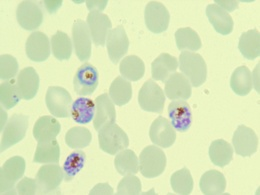
%> input picture image-processing/g4.JPG, 260 x 195 px, shrunk from 2048 x 1536 before the run
$ octave parasite1.m   (GNU Octave 9; MATLAB toolbox functions it lacks are replaced by stand-ins)
%> lines starting %> are read from the running program, lines starting %| are printed output that depends on the picture; in (x1, y1, x2, y2) boxes, pixels count from 0 and x2, y2 are one past the last pixel; in counts of white or black regions, pixels touching at a corner belong together; the program's own positions count from 1
### image-processing/MidpointCircle.m
% Draw a circle in a matrix using the integer midpoint circle algorithm

function i = MidpointCircle(i, radius, xc, yc, value)

xc = int16(xc);
yc = int16(yc);

x = int16(0);
y = int16(radius);
d = int16(1 - radius);

i(xc, yc+y) = value;
i(xc, yc-y) = value;
i(xc+y, yc) = value;
i(xc-y, yc) = value;

while ( x < y - 1 )
    x = x + 1;
    if ( d < 0 )
        d = d + x + x + 1;
    else
        y = y - 1;
        a = x - y + 1;
        d = d + a + a;
    end
    i( x+xc,  y+yc) = value;
    i( y+xc,  x+yc) = value;
    i( y+xc, -x+yc) = value;
    i( x+xc, -y+yc) = value;
    i(-x+xc, -y+yc) = value;
    i(-y+xc, -x+yc) = value;
    i(-y+xc,  x+yc) = value;
    i(-x+xc,  y+yc) = value;
end

### image-processing/parasite1.m
close all; clear all; clc;

% Specify the input image here.
im = imread('g4.jpg');
%> im is the input picture: size 195x260x3 uint8; mean R, G, B 216.7, 230.3, 186.9
% Resize factor should remain 1 for the time being.
resize_factor = 1;
im = imresize(im, 1/resize_factor);

im_hsv = rgb2hsv(im);
%> im_hsv: size 195x260x3 double; mean H, S, V 0.23, 0.193, 0.906

im_H = im_hsv(:,:,1);
im_S = im_hsv(:,:,2);
im_V = im_hsv(:,:,3);
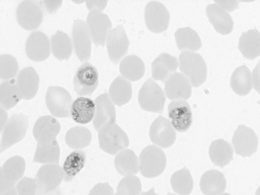
%> im_V: size 195x260 double; min 0.427, max 0.988, mean 0.906

im_H_adj = histeq(im_H);
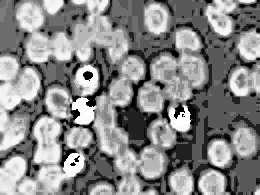
%> im_H_adj: size 195x260 double; min 0, max 1, mean 0.532
im_S_adj = histeq(im_S);
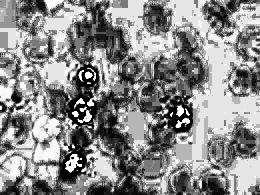
%> im_S_adj: size 195x260 double; min 0, max 1, mean 0.547
im_V_adj = histeq(im_V);
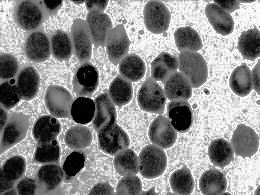
%> im_V_adj: size 195x260 double; min 0, max 1, mean 0.521

im_areamask = imcomplement(im2bw(im,graythresh(rgb2gray(im))));
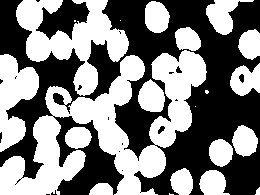
%> im_areamask: size 195x260 logical; 49.7% white; 21 white regions (5 under 20 px), largest, box (x1, y1, x2, y2) and area: (0, 50, 207, 195) 11604, (16, 0, 129, 96) 4684, (0, 54, 39, 152) 2239

% Build the global cell edge mask, using the V component
im_edgemask = (im_V_adj > 0.6 & im_V_adj < 0.71);
%> im_edgemask: size 195x260 logical; 4.3% white in thin lines or dots

% Tiny region removal, to suppress extremely small signals
label1 = bwlabel(im_edgemask);
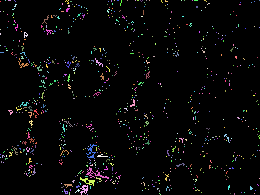
%> label1: size 195x260 double; 814 distinct labels, from 0 to 813; one colour per label, 0 black
props1 = regionprops(label1, 'Area');
%> props1 = 813 regions; largest, Area: 70, 51, 50, 42, 29
idx = find([props1.Area] > 200);
%> idx = []
im_edgemask_clean = ismember(label1, idx);
%> im_edgemask_clean: size 195x260 logical; every value is 0

im_edges = edge(im_edgemask_clean, 'canny');	% Canny edge detection

% Build the circlar masks used for cell detection
% Optimally, this would be done in a separate file and the masks saved and
%  loaded as necessary.

% ************* MASK 1 *************
inner_rad = 15*4/resize_factor;
outer_rad = 20*4/resize_factor;
ec_1 = floor(0.5*(outer_rad+inner_rad)*2*pi);

center = outer_rad+2;
mask1_size = center*2;

circleimg = zeros(mask1_size,mask1_size);
circleimg = MidpointCircle(circleimg, outer_rad, center, center, 1);
% plot of mask 1


cimg2 = zeros(mask1_size,mask1_size);
cimg2 = MidpointCircle(cimg2, inner_rad, center, center, 1);
figure
imshow(cimg2);

cimg3 = imcomplement(or(circleimg, cimg2));
figure
imshow(cimg3);
c_label = bwlabel(cimg3, 4);

cimg4 = zeros(mask1_size,mask1_size);
for i=1:mask1_size
    for j=1:mask1_size
        if (c_label(i,j) == 2)
            cimg4(i,j) = 1;
        end
    end
end

mask1 = cimg4;
figure
imshow(cimg4);

% [31 lines of commented-out code are left out]
inner_rad = 18*4/resize_factor;
outer_rad = 26*4/resize_factor;
ec_3 = floor(0.5*(outer_rad+inner_rad)*2*pi);

center = outer_rad+2;
mask3_size = center*2;

circleimg = zeros(mask3_size,mask3_size);
circleimg = MidpointCircle(circleimg, outer_rad, center, center, 1);

cimg2 = zeros(mask3_size,mask3_size);
cimg2 = MidpointCircle(cimg2, inner_rad, center, center, 1);

cimg3 = imcomplement(or(circleimg, cimg2));

c_label = bwlabel(cimg3, 4);

cimg4 = zeros(mask3_size,mask3_size);
for i=1:mask3_size
    for j=1:mask3_size
        if (c_label(i,j) == 2)
            cimg4(i,j) = 1;
        end
    end
end

mask3 = cimg4;

% [59 lines of commented-out code are left out]
inner_rad = 24*4/resize_factor;
outer_rad = 32*4/resize_factor;
ec_6 = floor(0.5*(outer_rad+inner_rad)*2*pi);

center = outer_rad+2;
mask6_size = center*2;

circleimg = zeros(mask6_size,mask6_size);
circleimg = MidpointCircle(circleimg, outer_rad, center, center, 1);

cimg2 = zeros(mask6_size,mask6_size);
cimg2 = MidpointCircle(cimg2, inner_rad, center, center, 1);

cimg3 = imcomplement(or(circleimg, cimg2));

c_label = bwlabel(cimg3, 4);

cimg4 = zeros(mask6_size,mask6_size);
for i=1:mask6_size
    for j=1:mask6_size
        if (c_label(i,j) == 2)
            cimg4(i,j) = 1;
        end
    end
end

mask6 = cimg4;
figure;
imshow(mask6);

% Get masks of candidate nuclei and purple areas.

% Threshold by H and S components (purple areas appear brighter,
% with the dark blotches being a very characteristic light color

% Use S to distinguish nuclei (dark spots). Use H to distinguish purple.
h_median = median(im_H(:));
%> h_median = 0.217
s_median = median(im_S(:));
%> s_median = 0.194

a = histeq(im_H);
b = histeq(im_S);
c = histeq(im_V);

im_hsv_mod = im_hsv;
im_hsv_mod(:,:,1) = a;
%> im_hsv_mod: size 195x260x3 double; mean H, S, V 0.532, 0.193, 0.906
im_hsv_mod(:,:,2) = b;
%> im_hsv_mod: size 195x260x3 double; mean H, S, V 0.532, 0.547, 0.906
im_hsv_mod(:,:,3) = c;
%> im_hsv_mod: size 195x260x3 double; mean H, S, V 0.532, 0.547, 0.521


im_nuclei_mask = and(a==1, b>0.98);
%> im_nuclei_mask: size 195x260 logical; 0.39% white in thin lines or dots, all inside (x1, y1, x2, y2) = (67, 100, 190, 171)
im_purple_mask = (a==1);
%> im_purple_mask: size 195x260 logical; 0.81% white; 10 white regions (7 under 20 px), largest, box (x1, y1, x2, y2) and area: (176, 108, 191, 127) 161, (67, 153, 81, 171) 118, (78, 99, 93, 117) 105
im_nonnuclei = and(im_purple_mask, imcomplement(im_nuclei_mask));
%> im_nonnuclei: size 195x260 logical; 0.42% white in thin lines or dots, all inside (x1, y1, x2, y2) = (68, 74, 191, 171)


% Clean up the nuclei and purple area masks (most likely just
% small area removal).
label1 = bwlabel(im_nuclei_mask);
%> label1: size 195x260 double; 12 distinct labels, from 0 to 11
props1 = regionprops(label1, 'Area');
%> props1 = 11 regions; largest, Area: 47, 43, 31, 16, 16
idx = find([props1.Area] > 30);
%> idx = [1 2 9]
nuclei_cleaned = ismember(label1, idx);
%> nuclei_cleaned: size 195x260 logical; 0.24% white in thin lines or dots, all inside (x1, y1, x2, y2) = (67, 118, 190, 171)

label1 = bwlabel(im_purple_mask);
%> label1: size 195x260 double; 11 distinct labels, from 0 to 10
props1 = regionprops(label1, 'Area');
%> props1 = 10 regions; largest, Area: 161, 118, 105, 9, 9
idx = find([props1.Area] > 30);
%> idx = [1 4 10]
purple_cleaned = ismember(label1, idx);

nonn_cleaned = and(purple_cleaned, imcomplement(nuclei_cleaned));
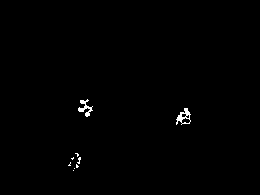
%> nonn_cleaned: size 195x260 logical; 0.52% white in thin lines or dots, all inside (x1, y1, x2, y2) = (68, 99, 191, 171)

label1 = bwlabel(nuclei_cleaned);
%> label1: size 195x260 double; 4 distinct labels, from 0 to 3
props1 = regionprops(label1, 'Centroid');
%> props1 = 3 regions; Centroid: [72 168.3], [74.1 161], [183.7 122.6]
centroids = cat(1, props1.Centroid);
%> centroids = [72.03 168.3; 74.09 161; 183.7 122.6]


% For each successful nuclei try to discern a cell border
% surrounding the cell

num_centroids = size(centroids,1);
%> num_centroids = 3
final_centers = [];

for i=1:num_centroids
    cur_centroid = centroids(i,:);
    cur_centroid(1) = round(cur_centroid(1));
    cur_centroid(2) = round(cur_centroid(2));
    lbound = (cur_centroid(1)-150/resize_factor);
    rbound = (cur_centroid(1)+150/resize_factor);
    tbound = (cur_centroid(2)-150/resize_factor);
    bbound = (cur_centroid(2)+150/resize_factor);

    % For the purposes of the project, skip boundary cases.
    if (lbound < 1 || rbound > size(im,2) || tbound < 1 || bbound > size(im,1))
        fprintf('Skipped %d...\n', i);
        continue;
    end

    cur_buf = im(tbound:bbound, lbound:rbound, :);

    % Not strictly necessary right now...
    cb_hsv = rgb2hsv(cur_buf);
    cb_gray = histeq(cb_hsv(:,:,3));

    cb_edge = im_edges(tbound:bbound, lbound:rbound);
    cb_mask = im_areamask(tbound:bbound, lbound:rbound);

    % Run circle detection algorithm
    largestmask = mask6_size;
    cb_big = zeros(size(cur_buf,1)+largestmask, size(cur_buf,2)+largestmask);
    cb_bigmask = 1+cb_big;
    cb_big(largestmask/2:largestmask/2+size(cur_buf,1)-1, ...
        largestmask/2:largestmask/2+size(cur_buf,2)-1) = cb_edge;
    cb_bigmask(largestmask/2:largestmask/2+size(cur_buf,1)-1, ...
        largestmask/2:largestmask/2+size(cur_buf,2)-1) = cb_mask;

    centers1 = [];
    centers2 = [];
    centers3 = [];
    centers4 = [];
    centers5 = [];
    centers6 = [];
    step_size = 4*4/resize_factor;
    excl_zone = 6;
    cur_x = 1+largestmask/2;
    cur_y = 1;

    x_iters = floor((size(cb_big,1)-largestmask)/step_size);
    y_iters = floor((size(cb_big,2)-largestmask)/step_size);


    excl_matrix = zeros(x_iters,y_iters);

    for ic=1:x_iters
        cur_y = 1+largestmask/2;
        for jc=1:y_iters
            for k=1:6
                if (excl_matrix(ic,jc) == 0)
                    % Kludge
                    if (k == 1)
                        cur_mask = mask1;
                        mask_size = mask1_size;
                        ec = ec_1;
% [4 lines of commented-out code are left out]
                      elseif (k == 3)
                          cur_mask = mask3;
                          mask_size = mask3_size;
                          ec = ec_3;
% [8 lines of commented-out code are left out]
                    elseif (k == 6)
                        cur_mask = mask6;
                        mask_size = mask6_size;
                        ec = ec_6;
                    end
                    segment_thresh = 0.3*2*ec;

                    tempbuf = zeros(mask_size, mask_size);


                    % Copy the image into the temp buffer
                    tempbuf = cb_big(cur_x-(mask_size/2):cur_x+(mask_size/2)-1, ...
                        cur_y-(mask_size/2):cur_y+(mask_size/2)-1);

                    % 'AND' the contents of the window with the ring-shaped
                    % mask to try and detect a circular outline
                    tempbuf = and(tempbuf, cur_mask);

                    % METHOD: Do image segmentation and then look at the
                    %  size of the longest segment (number of pixels).
                    % (A better idea may be to either take the longest n segments,
                    % or the sum of all segments longer than a certain percentage
                    % of the mask circumference...)
                    [buflabel num] = bwlabel(tempbuf, 8);
                    num_long_segs = 0;      % Alternate metric-count the number of long segments
                    if (num == 1)
                        % If only one segment, just use the simple method
                        val = sum(tempbuf(:));
                    else
                        bufprops = regionprops(buflabel, 'Area'); %, 'Eccentricity');
                        bufareas = cat(1, bufprops.Area);

                        % Find the sum of all segments longer than 0.3x the
                        % expected perimeter.
                        val = 0;
                        for areactr=1:length(bufareas)
                            % Longer segments are considered more desirable.
                            if (bufareas(areactr) > ec*0.5)
                                val = val+bufareas(areactr)*1.3;
                            elseif (bufareas(areactr) > ec*0.4)
                                val = val+bufareas(areactr)*1.15;
                            elseif (bufareas(areactr) > ec*0.3)
                                val = val+bufareas(areactr)*1;
                            elseif (bufareas(areactr) > ec*0.2)
                                val = val+bufareas(areactr)*0.8;
                            end
                        end
                    end

                    if (val > segment_thresh && cb_bigmask(cur_x,cur_y) == 1)
                        % Store this value in the centers array
                        if (k == 1)
                            centers1 = [centers1; cur_x cur_y];
                        elseif (k == 2)
                            centers2 = [centers2; cur_x cur_y];
                        elseif (k == 3)
                            centers3 = [centers3; cur_x cur_y];
                        elseif (k == 4)
                            centers4 = [centers4; cur_x cur_y];
                        elseif (k == 5)
                            centers5 = [centers5; cur_x cur_y];
                        elseif (k == 6)
                            centers6 = [centers6; cur_x cur_y];
                        end
                        % Mark adjacent values as 'do not check'
                        for ii=-excl_zone:excl_zone
                            for jj=-excl_zone:excl_zone
                                cx = ic+ii;
                                cy = jc+jj;
                                if (cx < 1)
                                    cx = 1;
                                end
                                if (cx > size(excl_matrix,1))
                                    cx = size(excl_matrix,1);
                                end
                                if (cy < 1)
                                    cy = 1;
                                end
                                if (cy > size(excl_matrix,2))
                                    cy = size(excl_matrix,2);
                                end

                                excl_matrix(cx,cy) = -1;
                            end
                        end
                    end
                end
            end
            cur_y = cur_y + step_size;
        end
        cur_x = cur_x + step_size;
    end


    % Cleanup
    num_cells_detected = size(centers1,1) + size(centers2,1) + ...
        size(centers3,1) + size(centers4,1) + size(centers5,1) + ...
        size(centers6,1);

    all_vec = [centers1 1+zeros(size(centers1,1), 1); ...
        centers2 2+zeros(size(centers2,1), 1); ...
        centers3 3+zeros(size(centers3,1), 1); ...
        centers4 4+zeros(size(centers4,1), 1); ...
        centers5 5+zeros(size(centers5,1), 1);
        centers6 6+zeros(size(centers6,1), 1)];

    % Find the circle center closest to the current centroid
    for z=1:num_cells_detected
        dist = (size(cb_big,1)/2-all_vec(z,1))^2 + (size(cb_big,1)/2-all_vec(z,2))^2;
        if (z==1 || dist < mindist)
            mindist = dist;
            ct1 = [all_vec(z,1) all_vec(z,2)];
            type = all_vec(z,3);
        end
    end

    if (num_cells_detected > 0)
        final_centers = [final_centers; ct1 type cur_centroid];
    end

    fprintf('Run %d: found %d circles...\n', i, num_cells_detected);
end
%> this loop made 3 passes
%> (lbound, rbound, tbound, bbound) on passes 1 to 3: (-78, 222, 18, 318), (-76, 224, 11, 311), (34, 334, -27, 273)
%> (printed output is left out)
%> after the loop, cur_centroid = [184 123]
